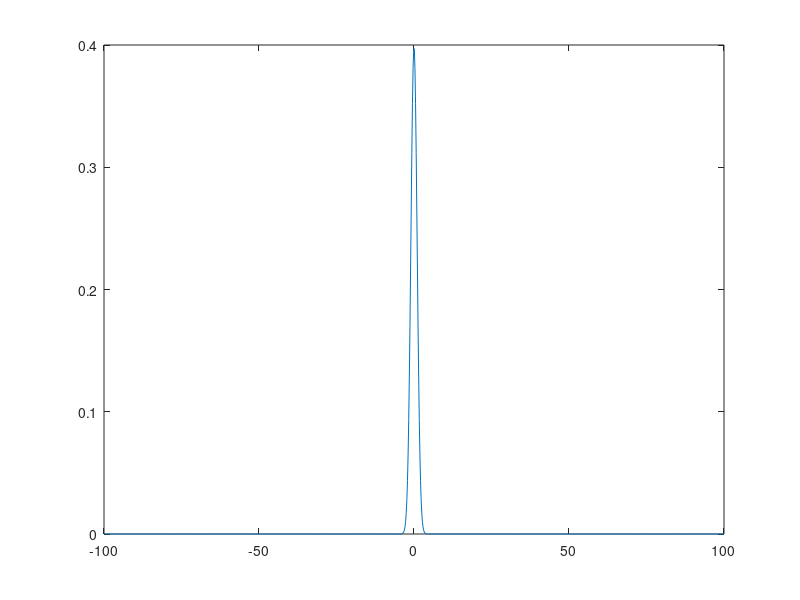

MATLAB code to generate this figure: (Note: this script raises an error after producing the figure.)

x = linspace(-100,100,1000);
y = (1/sqrt(2*pi))*(exp(-(x.^2)/2));
plot(x,y,'-');
L=-4;
R=4;
f = (1/sqrt(2*pi))*(exp(-(rx^2)/2));
mystery(L,R,f);